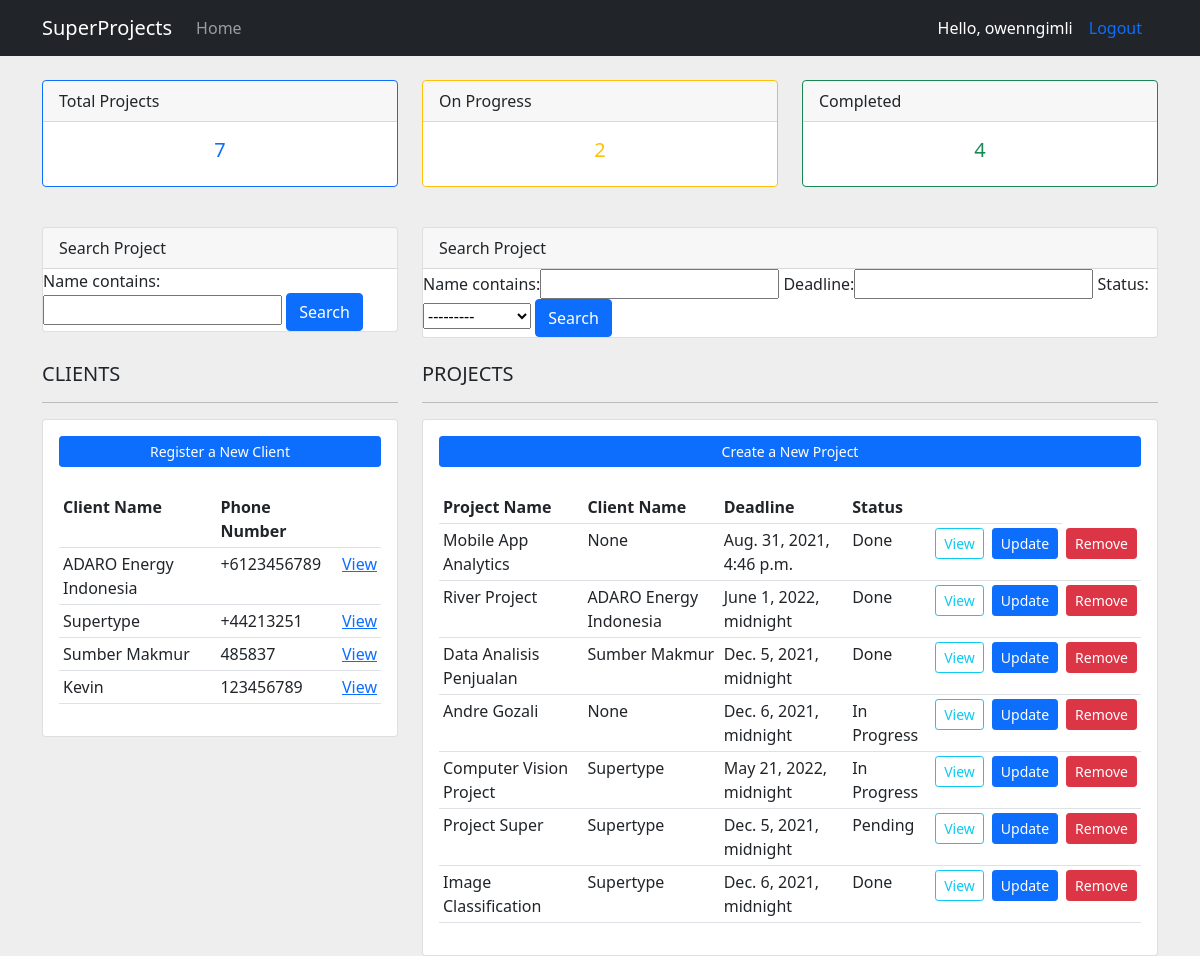
The app's page / (signed in) with its own data.
### project/models.py (models this page shows, shortened)
class Client(models.Model):
    name = models.CharField(max_length=128, null=True)
    phone = models.CharField(max_length=20, null=True, blank=True)
    email = models.CharField(max_length=50, null=True)
    date_created = models.DateTimeField(auto_now_add=True) #auto_now is for future dates (e.g. modify date)
    def __str__(self):
        return self.name

class Project(models.Model):
    STATUS = (
        ('Pending', 'Pending'),
        ('In Progress', 'In Progress'),
        ('Done', 'Done')
    )
    name = models.CharField(max_length=128)
    deadline = models.DateTimeField()
    date_created = models.DateTimeField(auto_now_add=True)
    description = models.TextField(max_length=128, null=True, blank=True)
    status = models.CharField(max_length=20, null=True, choices=STATUS)
    client = models.ForeignKey(Client, null=True, blank=True, on_delete=models.SET_NULL)

### project/decorators.py (the view)
    def wrapper_func(request, *args, **kwargs):
        group = None
        if request.user.groups.exists():
            group = request.user.groups.all()[0].name
        if group == 'user':
            return HttpResponse('You are being redirected to user page.')
        if group == 'admin':
            return view_func(request, *args, **kwargs)

### project/views.py (called while the page is built)
@login_required(login_url='login')
@admin_only
def index(request):
    projects = Project.objects.all()
    clients = Client.objects.all()
    total_projects = projects.count()
    completed = projects.filter(status='Done').count()
    progress = projects.filter(status='In Progress').count()
    projectFilter = ProjectFilter(request.GET, queryset=projects)
    projects = projectFilter.qs
    clientFilter = ClientFilter(request.GET, queryset=clients)
    clients = clientFilter.qs
    context = {
        "projects": projects,
        "clients": clients,
        "total_projects": total_projects,
        "completed": completed,
        "progress": progress,
        "projectFilter": projectFilter,
        "clientFilter": clientFilter
    }
    return render(request, 'project/dashboard.html', context)

### project/templates/project/dashboard.html
{% extends 'project/base.html' %}
{% block content %}
{% include 'project/status.html' %}
<br />
<div class="container">
  <div class="row">
    <div class="col-md-4">
      <div class="card">
        <div class="card-header">Search Project</div>
        <div class="cardbody">
          <form method="get">
            {{ clientFilter.form }}
            <button class="btn btn-primary" type="submit">Search</button>
          </form>
        </div>
      </div>
    </div>
    <div class="col-md-8">
      <div class="card">
        <div class="card-header">Search Project</div>
        <div class="cardbody">
          <form method="get">
            {{ projectFilter.form }}
            <button class="btn btn-primary" type="submit">Search</button>
          </form>
        </div>
      </div>
    </div>
  </div>
</div>
<br />
<div class="container">
  <div class="row">
    <div class="col-md-4">
      <h5>CLIENTS</h5>
      <hr />
      <div class="card card-body">
        <a
          class="btn btn-primary btn-sm btn-block"
          href="{% url 'create_client' %}"
          >Register a New Client</a
        >
        <br />
        <table class="table table-sm">
          <tr>
            <th>Client Name</th>
            <th>Phone Number</th>
            <th></th>
          </tr>
          {% for client in clients %}
          <tr>
            <td>{{client.name}}</td>
            <td>{{client.phone}}</td>
            <td><a href="{% url 'client' client.id %}">View</a></td>
          </tr>
          {% endfor %}
        </table>
      </div>
    </div>
    <div class="col-md-8">
      <h5>PROJECTS</h5>
      <hr />
      <div class="card card-body">
        <a
          class="btn btn-primary btn-sm btn-block"
          href="{% url 'create_project' %}"
          >Create a New Project</a
        >
        <br />
        <table class="table table-sm">
          <tr>
            <th>Project Name</th>
            <th>Client Name</th>
            <th>Deadline</th>
            <th>Status</th>
            <th></th>
            <th></th>
          </tr>
          {% for proj in projects %}
          <tr>
            <td>{{ proj.name }}</td>
            <td>{{ proj.client }}</td>
            <td>{{ proj.deadline }}</td>
            <td>{{ proj.status }}</td>
            <td>
              <a
                class="btn btn-outline-info btn-sm"
                href="{% url 'project' proj.id %}"
                >View</a
              >
            </td>
            <td>
              <a
                class="btn btn-primary btn-sm"
                href="{% url 'update_project' proj.id %}"
                >Update</a
              >
            </td>
            <td>
              <a
                class="btn btn-danger btn-sm"
                href="{% url 'delete_project' proj.id %}"
                >Remove</a
              >
            </td>
          </tr>
          {% endfor %}
        </table>
      </div>
    </div>
  </div>
</div>
{% endblock %}

### project/templates/project/navbar.html (shortened to what this page needs)
<nav class="navbar navbar-expand-lg navbar-dark bg-dark">
  <div class="container container-fluid">
    <a class="navbar-brand" href="#">SuperProjects</a>
    <div class="collapse navbar-collapse" id="navbarNav">
      <ul class="navbar-nav">
        <li class="nav-item">
          <a class="nav-link" href="{% url 'home' %}">Home</a>
        </li>
      </ul>
    </div>
    <span class="mr-3" style="color: white">Hello, {{ request.user }}</span>
    <span><a class="nav-link" href="{% url 'logout' %}">Logout</a></span>
  </div>
</nav>

### project/templates/project/base.html (style rules this page uses)
body { background-color: #eee; }

### records on screen
Client: name "ADARO Energy Indonesia", phone "+6123456789"
Client: name "Supertype", phone "+44213251"
Client: name "Sumber Makmur", phone "485837"
Client: name "Kevin", phone "123456789"
Project: name "Mobile App Analytics", client "None", deadline "Aug. 31, 2021, 4:46 p.m.", status "Done"
Project: name "River Project", client "ADARO Energy Indonesia", deadline "June 1, 2022, midnight", status "Done"
Project: name "Data Analisis Penjualan", client "Sumber Makmur", deadline "Dec. 5, 2021, midnight", status "Done"
Project: name "Andre Gozali", client "None", deadline "Dec. 6, 2021, midnight", status "In Progress"
Project: name "Computer Vision Project", client "Supertype", deadline "May 21, 2022, midnight", status "In Progress"
Project: name "Project Super", client "Supertype", deadline "Dec. 5, 2021, midnight", status "Pending"
Project: name "Image Classification", client "Supertype", deadline "Dec. 6, 2021, midnight", status "Done"

### other values on screen
{{ request.user }} "owenngimli"
{{ total_projects }} "7"
{{ progress }} "2"
{{ completed }} "4"
